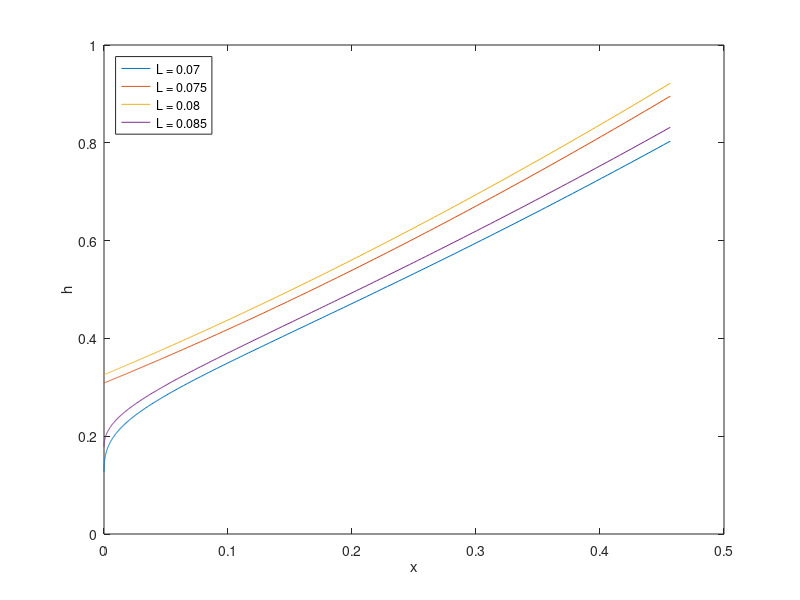

MATLAB code to generate this figure:
clear


load n995x846-late

nv = numel(v);
%{
% How to calculate h0_prime
h0_prime = zeros(n,numel(L));

for i = 1:numel(L)
for j = 1:n
    p1 = polyfit(lambda(end-2:end),hprime_data(nv+j,end-2:end,i).^u,1);
    h0_prime(j,i) = (l0(1)*p1(1) +p1(2)).^(1/u);
end
end

h0 = zeros(size(h0_prime));
h_coefficient_matrix = hprime_to_h_s(x,1/2,t);
for i = 1:numel(L)
h0(:,i) = h_integrate(h0_prime(:,i),x,n,t, h_coefficient_matrix,1/2);
end
%}
%plot(x(1:t-1),h0(1:t-1,1),x(1:t-1),h0(1:t-1,2),x(1:t-1),h0(1:t-1,3),x(1:t-1),h0(1:t-1,14))
dat = 1:t-1;
plot(x(dat),hprime_data(nv+dat,end,1),x(1:t-1),hprime_data(nv+dat,1,1),x(1:t-1),...
    hprime_data(nv+dat,1,13),x(1:t-1),hprime_data(nv+dat,end,13))
xlabel('x')
ylabel('h')
legend({['L = ', num2str(lambda(15))], ...
    ['L = ', num2str(lambda(16))],['L = ', num2str(lambda(17))],...
    ['L = ', num2str(lambda(18))]},'Location','NorthWest')
